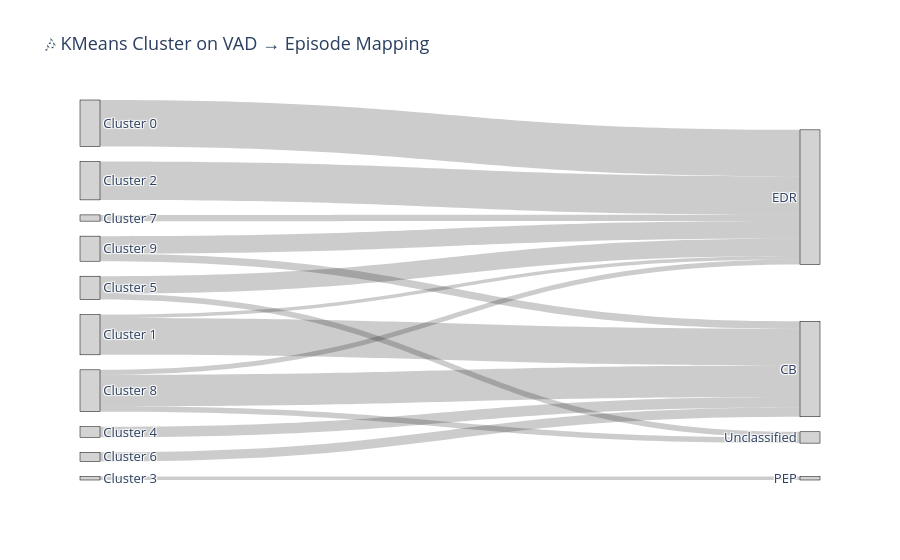

The notebook cell saved with this chart:
### Markdown cell above
🔹 1. PEP finally emerged (Cluster 3)
	•	This is a huge win. In earlier clusters (k=5), PEP was likely buried.
	•	You now have a dedicated emotional zone for Personal Emotional Processing, which is essential for modeling introspective lyrics.

🔹 2. Some clusters are “bridges”
	•	Clusters like 9 and 8 have a meaningful mix of CB and EDR
	•	These might represent transitional or blended lyrical functions
	•	These can be studied further for emotional trajectory modeling

🔹 3. Unclassified episodes are isolated
	•	Mostly appear in Clusters 5, 7, and 8
	•	These might reflect lexical/semantic limitations or genre artifacts

### Code cell
import pandas as pd
import plotly.graph_objects as go

# Group proportions: from your previous computation
episode_prop = (
    df_sampled
    .groupby(["kmeans_cluster", "episode"])
    .size()
    .div(len(df_sampled))
    .reset_index(name="value")
)

# Only keep significant flows (>0.01 = 1%)
episode_prop = episode_prop[episode_prop["value"] > 0.01]

# 💾 Save the Sankey input data
episode_prop.to_csv("dataset/sankey_cluster_to_episode.csv", index=False)

# Create unique node list
cluster_labels = [f"Cluster {i}" for i in episode_prop["kmeans_cluster"].unique()]
episode_labels = episode_prop["episode"].unique().tolist()
all_labels = cluster_labels + episode_labels

# Map names to indices
label_to_index = {label: i for i, label in enumerate(all_labels)}

# Create Sankey inputs
source = episode_prop["kmeans_cluster"].map(lambda x: label_to_index[f"Cluster {x}"])
target = episode_prop["episode"].map(label_to_index)
value  = episode_prop["value"]

# Plot!
fig = go.Figure(data=[go.Sankey(
    node=dict(
        pad=15,
        thickness=20,
        line=dict(color="black", width=0.5),
        label=all_labels,
        color="lightgray"
    ),
    link=dict(
        source=source,
        target=target,
        value=value
    )
)])

fig.update_layout(title_text="🎶 KMeans Cluster on VAD → Episode Mapping", font_size=13)
fig.show()

### Figure 1 — Plotly figure (JSON) as saved in the notebook; plotly's stock layout.template omitted (floating-point values rounded to 4 significant figures)
{"data": [{"link": {"source": [0, 1, 1, 2, 3, 4, 5, 5, 6, 7, 8, 8, 8, 9, 9], "target": [10, 11, 10, 10, 12, 11, 10, 13, 11, 10, 11, 10, 13, 11, 10], "value": [0.1819, 0.1434, 0.0137, 0.1496, 0.0135, 0.0411, 0.0681, 0.0232, 0.0362, 0.0244, 0.1229, 0.0196, 0.0212, 0.0293, 0.0686]}, "node": {"color": "lightgray", "label": ["Cluster 0", "Cluster 1", "Cluster 2", "Cluster 3", "Cluster 4", "Cluster 5", "Cluster 6", "Cluster 7", "Cluster 8", "Cluster 9", "EDR", "CB", "PEP", "Unclassified"], "line": {"color": "black", "width": 0.5}, "pad": 15, "thickness": 20}, "type": "sankey"}], "layout": {"font": {"size": 13}, "title": {"text": "🎶 KMeans Cluster on VAD → Episode Mapping"}}}
